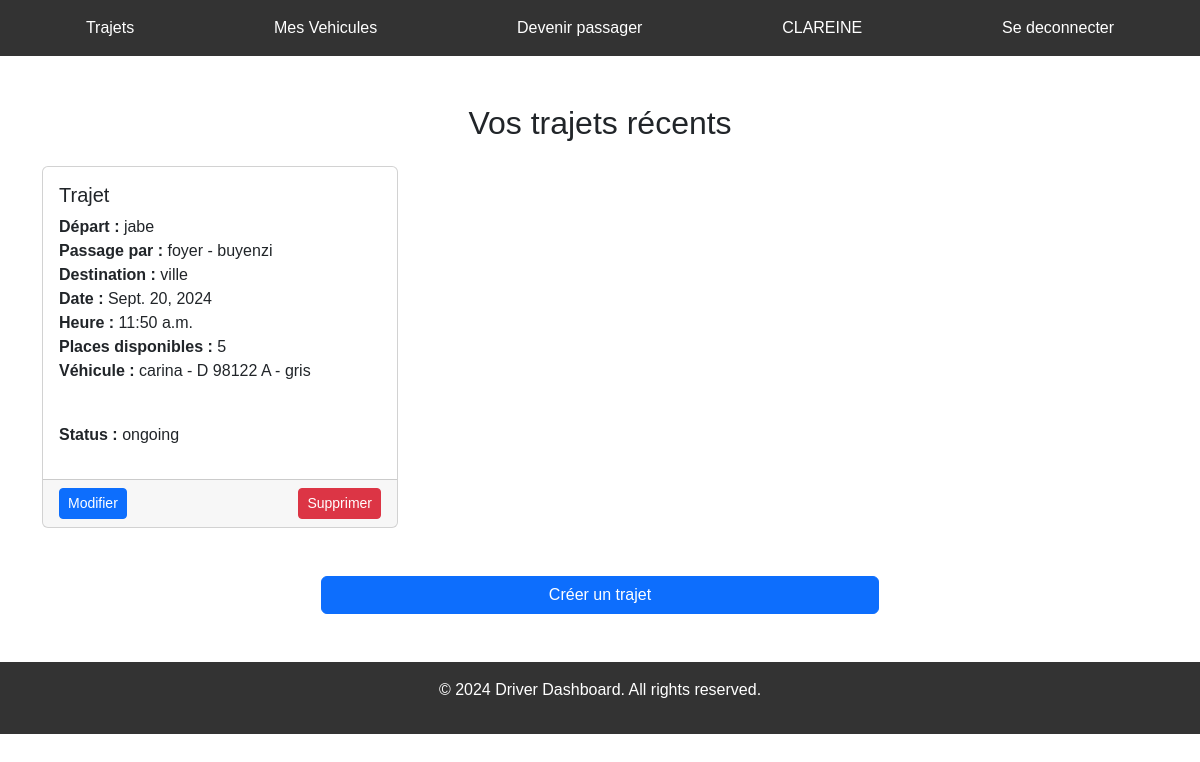
The page /dashboard_driver/ (signed in) on the database its author committed.
### covoiturage/models.py (models this page shows, shortened)
class Trajet(models.Model):
    point_depart = models.CharField(max_length=255)
    passe_par = models.CharField(max_length=255, null=True)
    destination = models.CharField(max_length=255)
    heure_depart = models.TimeField(editable=True, null=True)
    places_disponibles = models.IntegerField()
    date = models.DateField(editable=True, null=True)
    user = models.ForeignKey(User, on_delete=models.CASCADE, null=True)
    vehicule = models.ForeignKey(Vehicule, on_delete=models.CASCADE, null=True)
    status = models.CharField(max_length=20, default='En cours', choices=[('En cours', 'En cours'), ('Terminee', 'Terminé')])

class Vehicule(models.Model):
    user = models.ForeignKey(User, on_delete=models.CASCADE, related_name='vehicules', null=True)
    modele = models.CharField(max_length=35, null=True)
    plaque = models.CharField(max_length=10, null=True)
    places = models.IntegerField(null=True)
    color = models.CharField(max_length=40, null=True)
    def __str__(self) -> str:
        return f"{self.modele} - {self.plaque} - {self.color}"

### Stage/views.py (the view)
# urls.py: path('dashboard_driver/', views.dashboard_driver, name='dashboard_driver'),
def dashboard_driver(request):
    trajets = Trajet.objects.filter(user=request.user)
    context = {'trajets': trajets}
    return render(request, 'dashboard_driver.html', context)

### templates/dashboard_driver.html (shortened to what this page needs)
{% extends 'base.html' %}
{% block section %}
<div class="container my-5">
  <h2 class="mb-4">Vos trajets récents</h2>
   <div class="row g-4">
    {% for trajet in trajets %}
    <div class="col-md-6 col-lg-4">
      <div class="card h-100">
        <div class="card-body">
          <h5 class="card-title">Trajet</h5>
          <p class="card-text">
             <strong>Départ :</strong> {{ trajet.point_depart }}<br>
              <strong>Passage par :</strong> {{ trajet.passe_par }}<br>
              <strong>Destination :</strong> {{ trajet.destination }}<br>
              <strong>Date :</strong> {{ trajet.date }}<br>
              <strong>Heure :</strong> {{ trajet.heure_depart }}<br>
              <strong>Places disponibles :</strong> {{ trajet.places_disponibles }}<br>
              <strong>Véhicule :</strong> {{ trajet.vehicule }} </p> <br>
              <strong>Status :</strong> {{ trajet.status }} </p>
              </div>
               <div class="card-footer d-flex justify-content-between">
                <a href="{% url 'modifierT' trajet.id %}" class="btn btn-primary btn-sm">  Modifier </a>
                <a href="{% url 'deleteT' trajet.id %}" class="btn btn-danger btn-sm" id="delete-button">  Supprimer </a>
              </div>
            </div>
           </div>
           {% endfor %}
          </div>
          <div class="d-grid gap-2 col-6 mx-auto mt-5">
            <a href="/dd/trajets" class="btn btn-primary">  Créer un trajet </a>
          </div>
        </div>
{% endblock section %}

### templates/base.html (shortened to what this page needs)
{% load static %}
<!DOCTYPE html>
<html lang="en">
<head>
    <link href="https://cdn.jsdelivr.net/npm/bootstrap@5.2.0/dist/css/bootstrap.min.css" rel="stylesheet">
    <link rel="stylesheet" href="{% static 'dd.css' %}">
</head>
<body>
    <header>
        <nav>
            <ul>
                <li><a href="/dashboard_driver">Trajets</a></li>
                <li><a href="/cars">Mes Vehicules</a></li>
                <li><a href="/">Devenir passager</a></li>
                <li>{{ user.username | upper }}</li>
                <li><a href="/logout">Se deconnecter</a></li>
            </ul>
        </nav>
    </header>
{% block section %}{% endblock %}
    <footer>
        <p>&copy; 2024 Driver Dashboard. All rights reserved.</p>
    </footer>
</body>
</html>

### static/dd.css (style rules this page uses)
body { font-family: Arial, sans-serif; margin: 0; padding: 0; }
header { background-color: #333; color: #fff; padding: 1rem; }
nav ul { list-style-type: none; display: flex; justify-content: space-around; margin: 0; padding: 0; }
nav a { color: #fff; text-decoration: none; }
h2 { margin-top: 0; margin-bottom: 20px; text-align: center; }
footer { background-color: #333; color: #fff; text-align: center; padding: 1rem; }

### rows shown on the page
Trajet: point_depart "jabe", passe_par "foyer - buyenzi", destination "ville", date "Sept. 20, 2024", heure_depart "11:50 a.m.", places_disponibles "5", vehicule "carina - D 98122 A - gris", status "ongoing"

### other values the page prints
{{ user.username | upper }} "CLAREINE"
